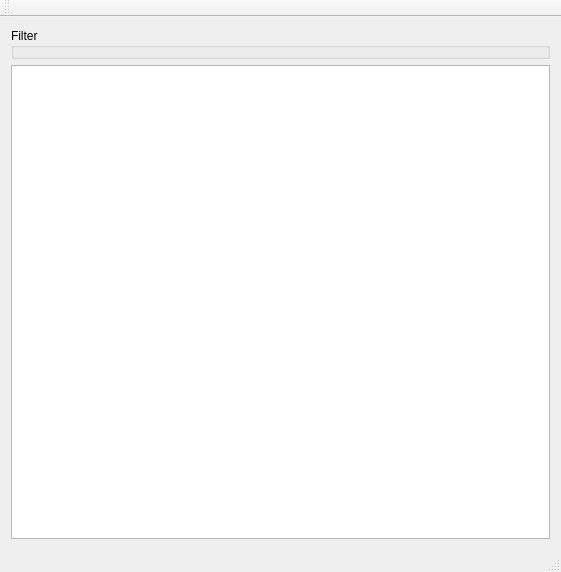
<?xml version="1.0" encoding="UTF-8"?>
<ui version="4.0">
 <class>ProvamiMainWindow</class>
 <widget class="QMainWindow" name="ProvamiMainWindow">
  <property name="geometry">
   <rect>
    <x>0</x>
    <y>0</y>
    <width>561</width>
    <height>572</height>
   </rect>
  </property>
  <property name="windowTitle">
   <string>ProvamiMainWindow</string>
  </property>
  <widget class="QWidget" name="centralWidget">
   <layout class="QVBoxLayout" name="verticalLayout_4">
    <item>
     <widget class="QGroupBox" name="groupBox">
      <property name="title">
       <string>Filter</string>
      </property>
     </widget>
    </item>
    <item>
     <widget class="QTableView" name="results">
      <attribute name="verticalHeaderVisible">
       <bool>false</bool>
      </attribute>
     </widget>
    </item>
   </layout>
  </widget>
  <widget class="QMenuBar" name="menuBar">
   <property name="geometry">
    <rect>
     <x>0</x>
     <y>0</y>
     <width>561</width>
     <height>22</height>
    </rect>
   </property>
  </widget>
  <widget class="QToolBar" name="mainToolBar">
   <attribute name="toolBarArea">
    <enum>TopToolBarArea</enum>
   </attribute>
   <attribute name="toolBarBreak">
    <bool>false</bool>
   </attribute>
  </widget>
  <widget class="QStatusBar" name="statusBar"/>
 </widget>
 <layoutdefault spacing="6" margin="11"/>
 <resources/>
 <connections/>
</ui>
